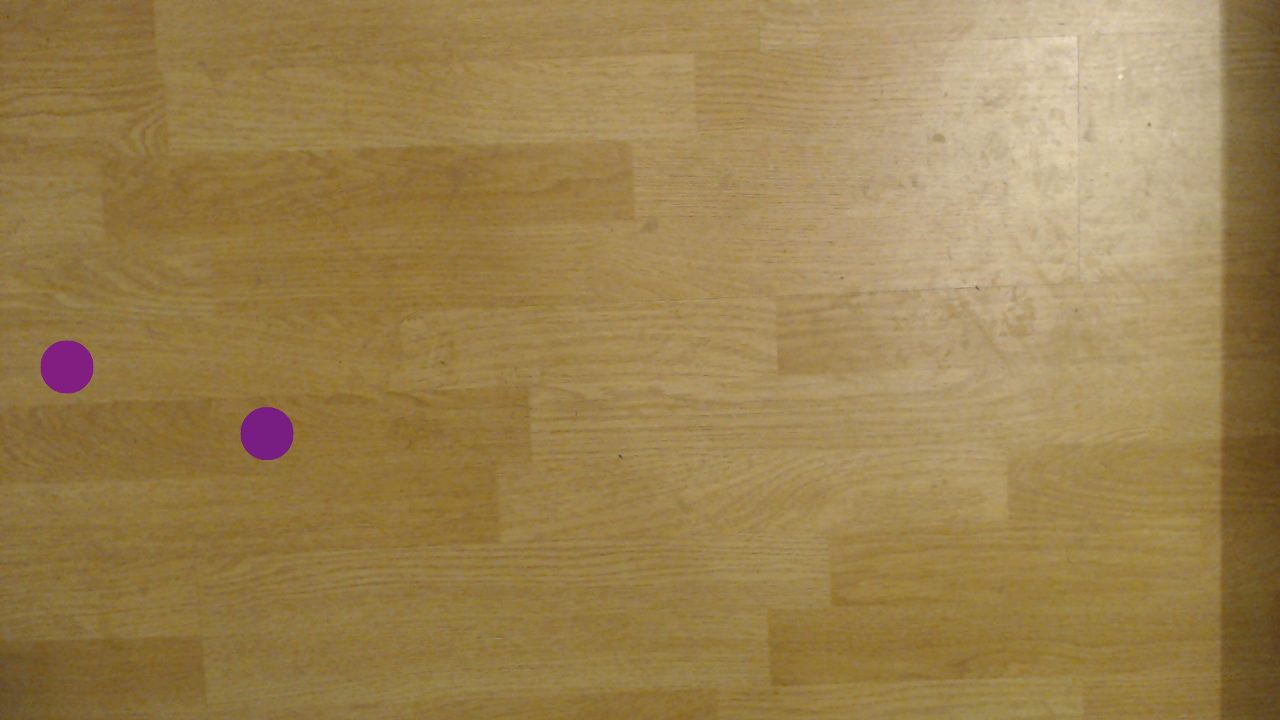
#> input picture lab05/sample01.tiff, 1280 x 720 px, given in place of the camera
$ python lab062.py
#> lines starting #> are read from the running program, lines starting #| are printed output that depends on the picture; after the words box and inside, x2 and y2 are one past the last pixel; in counts of white or black regions, pixels touching at a corner belong together
import numpy as np
import cv2
import time
lopp = 0
lopp2 = 0
lopp3=0
kernel2=1

values = []
try:
    f = open("trackbar_defaults.txt")
#> (reads lab06/trackbar_defaults.txt from the repository)
    for i in f:
        values.append(i)
    f.close()
except IOError:
    values = [0,0,0,255,255,250]


# Open the camera


def updateValue(new_value):
    global lB
    lB = new_value
    return

def updateValue1(new_value):
    global lG
    lG = new_value
    return

def updateValue2(new_value):
    global lR
    lR = new_value
    return

def updateValue3(new_value):
    global hB
    hB = new_value
    return

def updateValue4(new_value):
    global hG
    hG = new_value
    return

def updateValue5(new_value):
    global hR
    hR = new_value
    return

def kernel(new_value):
    global kernel2
    kernel2 = new_value
    return

updateValue(int(values[0]))
updateValue1(int(values[1]))
updateValue2(int(values[2]))
updateValue3(int(values[3]))
updateValue4(int(values[4]))
updateValue5(int(values[5]))

blobparams = cv2.SimpleBlobDetector_Params()
blobparams.filterByArea = True
blobparams.filterByCircularity = False
blobparams.minDistBetweenBlobs = 800
blobparams.filterByInertia = False
blobparams.filterByConvexity = False
blobparams.minArea = 300
blobparams.maxArea = 1000000
detector = cv2.SimpleBlobDetector_create(blobparams)
cv2.namedWindow('Aken')
cv2.createTrackbar("Kerneli suurus", "Aken", kernel2, 50, kernel)

video_capture_device = cv2.VideoCapture(0)
while True:
    Ret, frame = video_capture_device.read()
#> frame is the input picture: shape (720, 1280, 3); mean B, G, R 79.9, 129.6, 155.4
    frame = cv2.resize(frame, (0,0), fx=0.5, fy=0.5)
#> frame: shape (360, 640, 3)
    lowerLimits = np.array([lB, lG, lR])
    upperLimits = np.array([hB, hG, hR])
    thresholded = cv2.inRange(frame, lowerLimits, upperLimits)
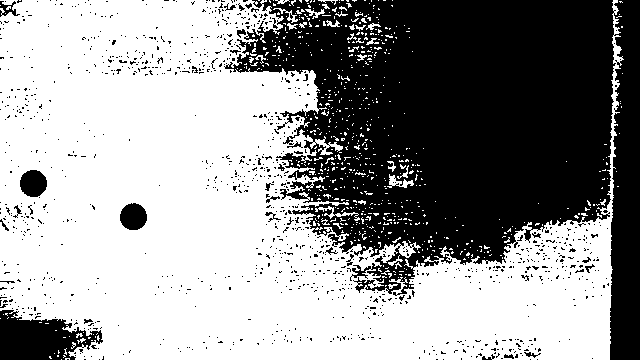
#> thresholded: shape (360, 640); 59.5% white; 1130 black regions (1100 under 20 px), largest, box (x1, y1, x2, y2) and area: (224, 0, 640, 360) 84630, (0, 310, 103, 360) 3259, (20, 170, 47, 197) 575
    outimage = cv2.bitwise_and(frame, frame, mask = thresholded)
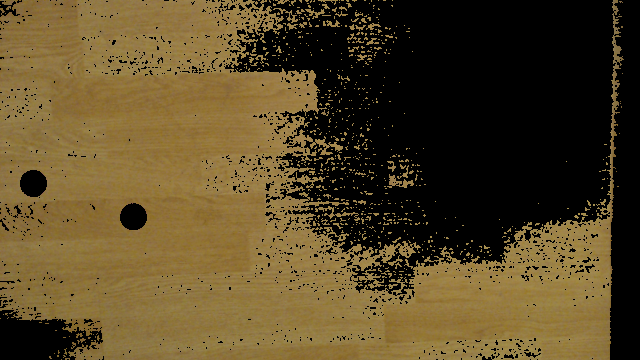
#> outimage: shape (360, 640, 3); mean B, G, R 38.4, 71.4, 87.4
    kernel = np.ones((kernel2,kernel2),np.uint8)
    erosion = cv2.erode(thresholded,kernel,iterations = 1)
    dilation = cv2.dilate(thresholded,kernel,iterations = 1)
    erosion_dilation = cv2.dilate(erosion,kernel,iterations = 1)
    dilation_erosion = cv2.dilate(dilation,kernel,iterations = 1)

    cv2.imshow('Erosion', erosion)
    cv2.imshow('dilation', dilation)
    cv2.imshow('erosion_dilation', erosion_dilation)
    cv2.imshow('dilation_erosion', dilation_erosion)


    if cv2.waitKey(1) & 0xFF == ord('q'):
#> (key q is pressed here)
        break


f = open("trackbar_defaults.txt","w+")
values = [lB,lG,lR,hB,hG,hR]
for i in values:
    f.write(str(i))
    f.write("\n")
f.close()


# When everything done, release the capture
print('closing program')
cv2.destroyAllWindows()
